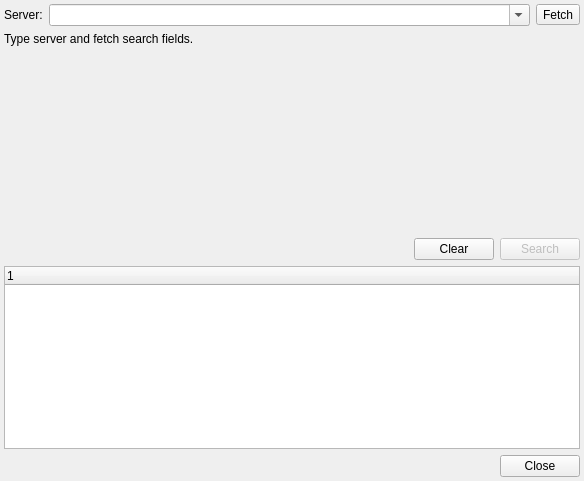
<?xml version="1.0" encoding="UTF-8"?>
<ui version="4.0">
 <class>Search</class>
 <widget class="QWidget" name="Search">
  <property name="geometry">
   <rect>
    <x>0</x>
    <y>0</y>
    <width>584</width>
    <height>481</height>
   </rect>
  </property>
  <property name="windowTitle">
   <string>Form</string>
  </property>
  <layout class="QVBoxLayout" name="verticalLayout_2">
   <property name="margin">
    <number>4</number>
   </property>
   <item>
    <widget class="QWidget" name="serverContainer" native="true">
     <layout class="QHBoxLayout" name="horizontalLayout_4">
      <property name="margin">
       <number>0</number>
      </property>
      <item>
       <widget class="QLabel" name="label">
        <property name="sizePolicy">
         <sizepolicy hsizetype="Fixed" vsizetype="Fixed">
          <horstretch>0</horstretch>
          <verstretch>0</verstretch>
         </sizepolicy>
        </property>
        <property name="text">
         <string>Server:</string>
        </property>
       </widget>
      </item>
      <item>
       <widget class="QComboBox" name="searchServer">
        <property name="editable">
         <bool>true</bool>
        </property>
       </widget>
      </item>
      <item>
       <widget class="QToolButton" name="fetchButton">
        <property name="text">
         <string>Fetch</string>
        </property>
       </widget>
      </item>
     </layout>
    </widget>
   </item>
   <item>
    <widget class="QWidget" name="formContainer" native="true">
     <property name="minimumSize">
      <size>
       <width>0</width>
       <height>200</height>
      </size>
     </property>
     <layout class="QVBoxLayout" name="formLayout">
      <property name="margin">
       <number>0</number>
      </property>
      <item>
       <widget class="QLabel" name="informationLabel">
        <property name="sizePolicy">
         <sizepolicy hsizetype="Preferred" vsizetype="Fixed">
          <horstretch>0</horstretch>
          <verstretch>0</verstretch>
         </sizepolicy>
        </property>
        <property name="text">
         <string>Type server and fetch search fields.</string>
        </property>
        <property name="wordWrap">
         <bool>true</bool>
        </property>
       </widget>
      </item>
      <item>
       <spacer name="verticalSpacer">
        <property name="orientation">
         <enum>Qt::Vertical</enum>
        </property>
        <property name="sizeHint" stdset="0">
         <size>
          <width>20</width>
          <height>40</height>
         </size>
        </property>
       </spacer>
      </item>
     </layout>
    </widget>
   </item>
   <item>
    <layout class="QHBoxLayout" name="horizontalLayout_2">
     <item>
      <spacer name="horizontalSpacer">
       <property name="orientation">
        <enum>Qt::Horizontal</enum>
       </property>
       <property name="sizeHint" stdset="0">
        <size>
         <width>40</width>
         <height>20</height>
        </size>
       </property>
      </spacer>
     </item>
     <item>
      <widget class="QPushButton" name="clearButton">
       <property name="text">
        <string>Clear</string>
       </property>
      </widget>
     </item>
     <item>
      <widget class="QPushButton" name="searchButton">
       <property name="enabled">
        <bool>false</bool>
       </property>
       <property name="text">
        <string>Search</string>
       </property>
      </widget>
     </item>
    </layout>
   </item>
   <item>
    <widget class="QTreeWidget" name="resultsTree">
     <column>
      <property name="text">
       <string notr="true">1</string>
      </property>
     </column>
    </widget>
   </item>
   <item>
    <layout class="QHBoxLayout" name="horizontalLayout_3">
     <item>
      <spacer name="horizontalSpacer_2">
       <property name="orientation">
        <enum>Qt::Horizontal</enum>
       </property>
       <property name="sizeHint" stdset="0">
        <size>
         <width>40</width>
         <height>20</height>
        </size>
       </property>
      </spacer>
     </item>
     <item>
      <widget class="QPushButton" name="closeButton">
       <property name="text">
        <string>Close</string>
       </property>
      </widget>
     </item>
    </layout>
   </item>
  </layout>
 </widget>
 <resources/>
 <connections>
  <connection>
   <sender>closeButton</sender>
   <signal>clicked()</signal>
   <receiver>Search</receiver>
   <slot>close()</slot>
   <hints>
    <hint type="sourcelabel">
     <x>516</x>
     <y>404</y>
    </hint>
    <hint type="destinationlabel">
     <x>281</x>
     <y>212</y>
    </hint>
   </hints>
  </connection>
 </connections>
</ui>
